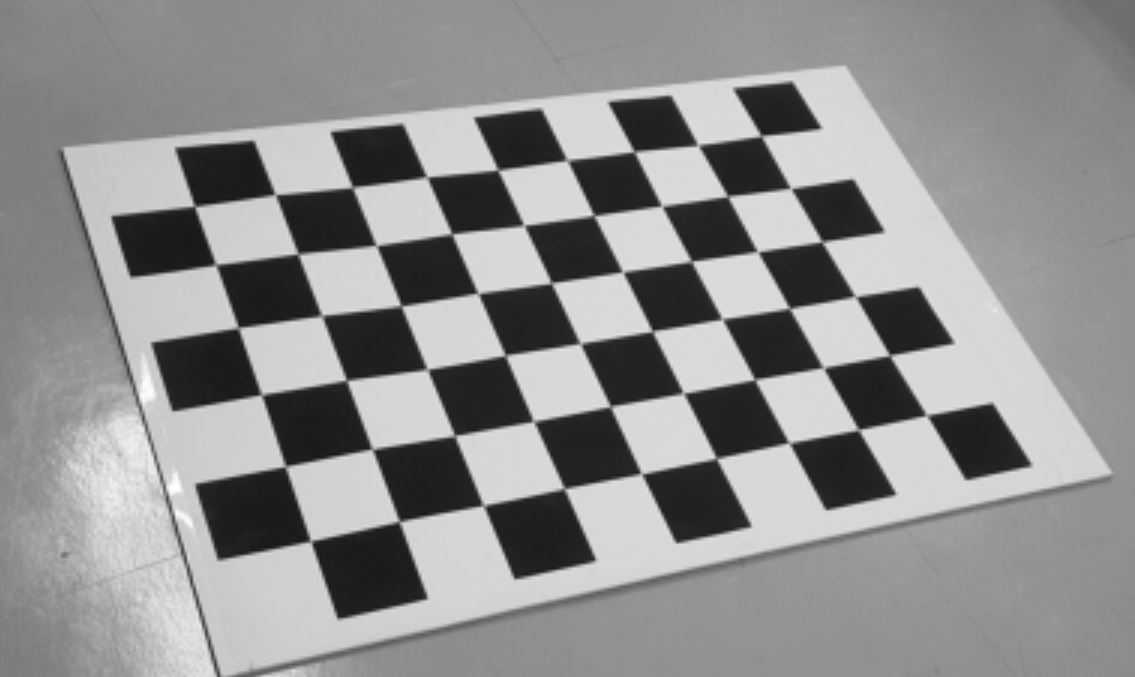
#> input picture Labs6/data/original.png, 1135 x 677 px
$ jupyter execute 313605013_Lab6_InClass.ipynb
#> lines starting #> are read from the running program, lines starting #| are printed output that depends on the picture; after the words box and inside, x2 and y2 are one past the last pixel; in counts of white or black regions, pixels touching at a corner belong together
[cell 1]
import numpy as np
import cv2
import matplotlib.pyplot as plt

[cell 2]
# Step 1: Load a grayscale image and normalize
# ➤ Slide 5: Understanding image representation
image = cv2.imread('data/original.png', cv2.IMREAD_GRAYSCALE)
#> image is the input picture: shape (677, 1135); min 18, max 255, mean 142.8
image = image.astype(np.float32) / 255.0 # Normalize to range [0, 1]
plt.imshow(image)

[cell 3]
# Step 2: General Convolution Function
# ➤ Slide 8: C(j, k) = sum_l sum_m I(j + l, k + m) * K(l, m)
def convolve2d(image, kernel, padding=0, stride=1):
    # TODO 1: Flip kernel for convolution
#> called with kernel = array of shape (3, 3), padding = 1, stride = 1
    kernel = np.flipud(np.fliplr(kernel))

    # TODO 2: Apply zero-padding if padding > 0
    if padding > 0:
        image_padded = np.pad(image, ((padding, padding), (padding, padding)), mode='constant')
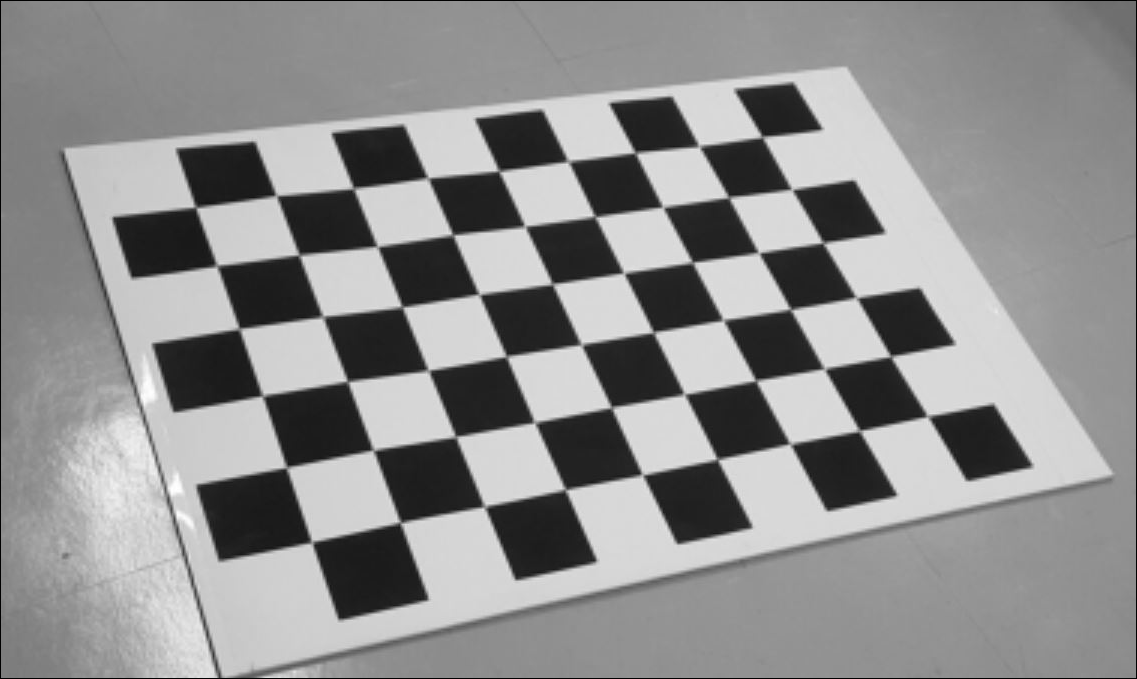
#> image_padded: shape (679, 1137) float32; min 0, max 1, mean 0.557
    else:
        image_padded = image

    # TODO 3: Calculate output height and width
    kernel_height, kernel_width = kernel.shape
    image_height, image_width = image_padded.shape
#> image_height = 679; image_width = 1137

    # TODO 4: Slide the kernel across the image with stride
    out_height = (image_height - kernel_height) // stride + 1
#> out_height = 677
    out_width = (image_width - kernel_width) // stride + 1
#> out_width = 1135

    # TODO 5: At each position, compute the sum of element-wise multiplication
    output = np.zeros((out_height, out_width))
    for y in range(0, out_height):
        for x in range(0, out_width):
            region = image_padded[y*stride:y*stride+kernel_height, x*stride:x*stride+kernel_width]
            output[y, x] = np.sum(region * kernel)
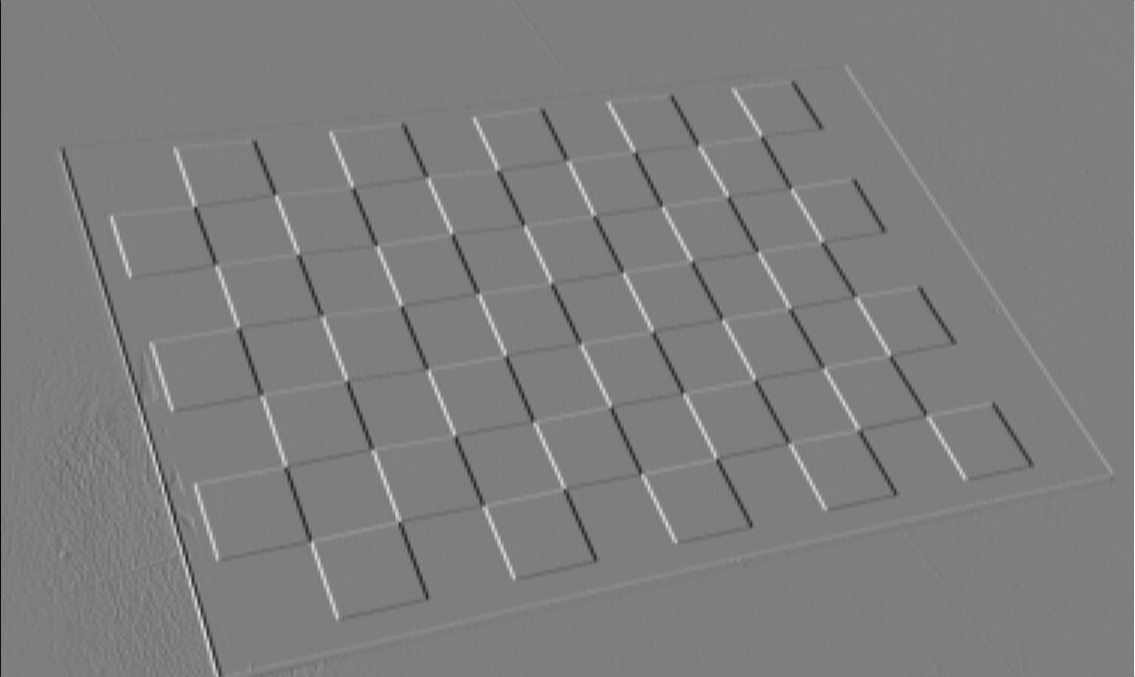
#> output: shape (677, 1135) float64; min -1.71, max 1.73, mean -8.3e-05; drawn with min black and max white

    return output

[cell 4]
# Step 3: Define edge detection filters
# ➤ Slide 6: Vertical & Horizontal edge filters
vertical_filter = np.array([
[-1, 0, 1],
[-1, 0, 1],
[-1, 0, 1]
], dtype=np.float32)

horizontal_filter = np.array([
[-1, -1, -1],
[0, 0, 0],
[1, 1, 1]
], dtype=np.float32)

[cell 5]
# Step 4: Convolve image with filters (padding=1, stride=1)
# ➤ Slide 7: Padding helps preserve image size
vertical_edges = convolve2d(image, vertical_filter, padding=1)
horizontal_edges = convolve2d(image, horizontal_filter, padding=1)
#> call 2 of convolve2d, with kernel = array of shape (3, 3), padding = 1, stride = 1
#> after the loop in convolve2d (call 2), `for y in range(0, out_height):`:
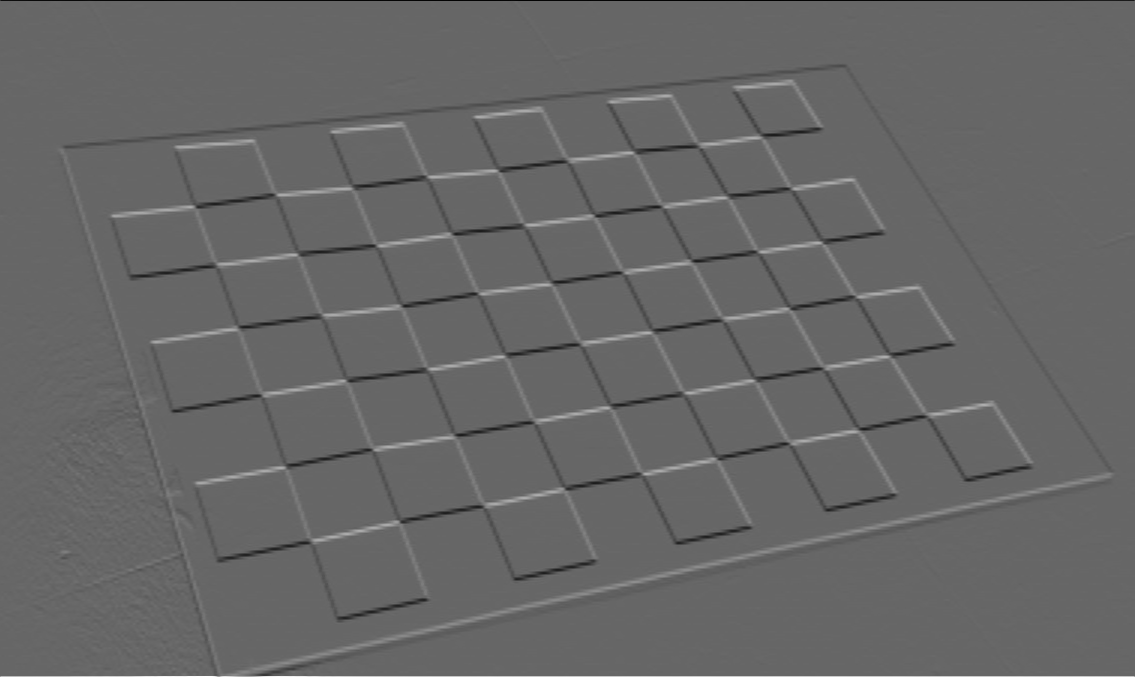
#> output: shape (677, 1135) float64; min -1.76, max 2.61, mean -0.000177; drawn with min black and max white

# Try strided convolutions (padding=1, stride=2)
# ➤ Slide 8: Stride reduces spatial resolution
vertical_stride = convolve2d(image, vertical_filter, padding=1, stride=2)
horizontal_stride = convolve2d(image, horizontal_filter, padding=1, stride=2)

[cell 6]
# Step 5: Visualization and Binarization function for black-and-white display
def binarize(img, threshold=0.5):
#> called with threshold = 0.5
    img = img - np.min(img)
    if np.max(img) != 0:
        img = img / np.max(img)
    return (img > threshold).astype(np.float32)
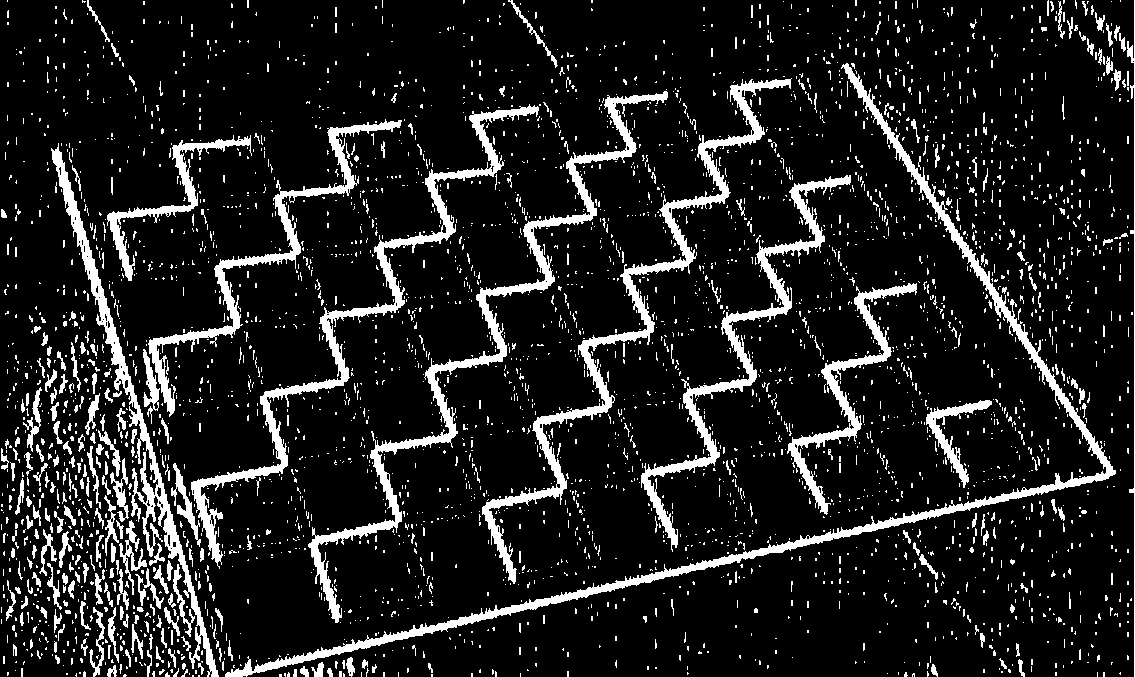
#> returned value: shape (677, 1135) float32; values 0 (black) and 1 (white), 12.3% white; 3676 white regions (3336 under 20 px), largest, box (x1, y1, x2, y2) and area: (225, 63, 1116, 677) 10911, (308, 91, 668, 623) 7987, (482, 78, 792, 584) 7715

# Binarize results
vertical_edges_bin = binarize(vertical_edges)
horizontal_edges_bin = binarize(horizontal_edges)
#> call 2 of binarize, with threshold = 0.5
#> in binarize (call 2), `return (img > threshold).astype(np.float32)`:
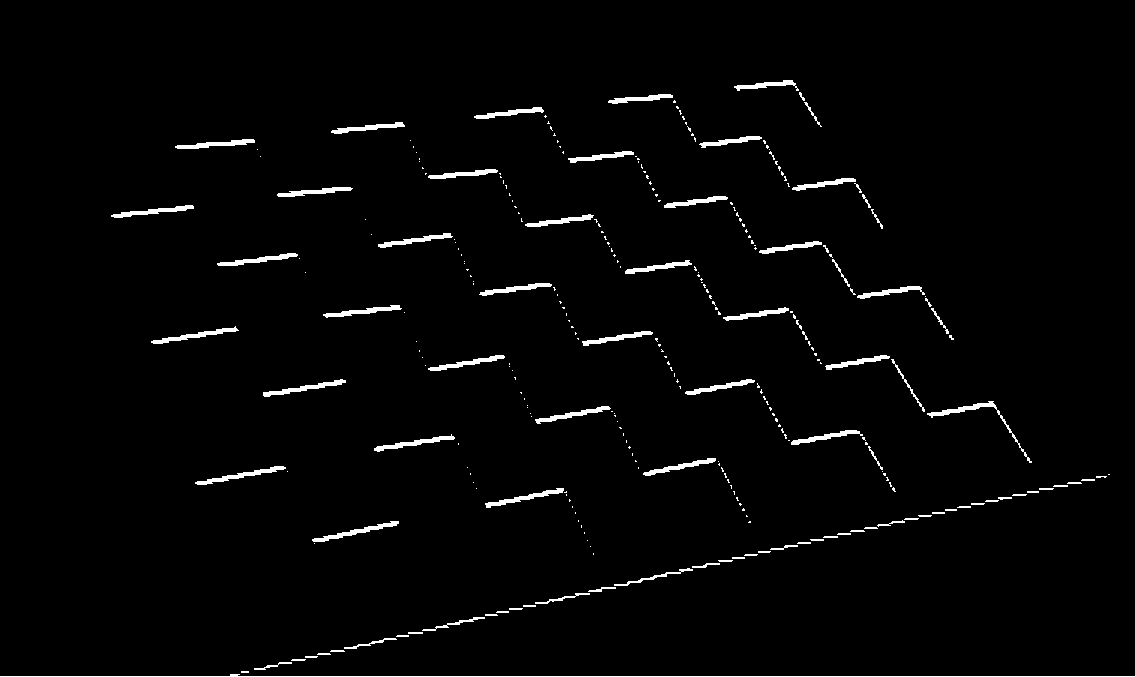
#> returned value: shape (677, 1135) float32; values 0 (black) and 1 (white), 2.1% white; 295 white regions (203 under 20 px), largest, box (x1, y1, x2, y2) and area: (0, 674, 1135, 677) 1153, (927, 401, 1032, 463) 451, (195, 466, 286, 485) 401
vertical_stride_bin = binarize(vertical_stride)
#> call 3 of binarize, with threshold = 0.5
#> in binarize (call 3), `return (img > threshold).astype(np.float32)`:
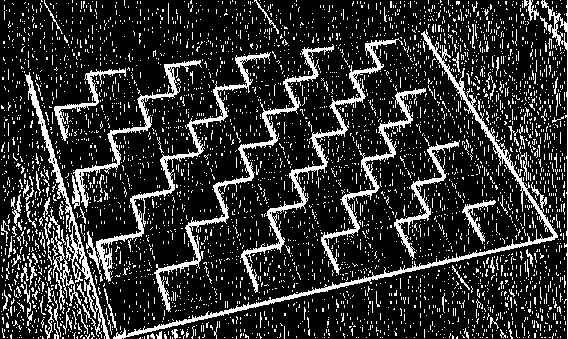
#> returned value: shape (339, 568) float32; values 0 (black) and 1 (white), 18.5% white in thin lines or dots
horizontal_stride_bin = binarize(horizontal_stride)
#> call 4 of binarize, with threshold = 0.5
#> in binarize (call 4), `return (img > threshold).astype(np.float32)`:
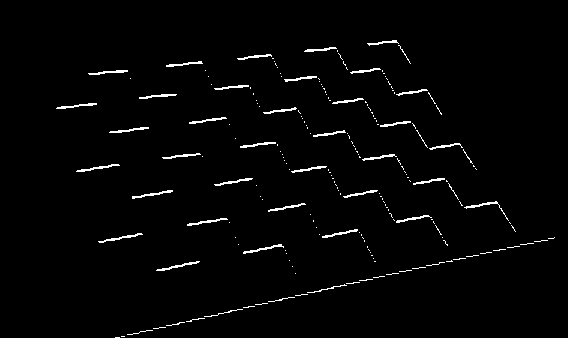
#> returned value: shape (339, 568) float32; values 0 (black) and 1 (white), 2.2% white in thin lines or dots, all inside (x1, y1, x2, y2) = (0, 40, 568, 339)

[cell 7]
# Visualization
# TODO: Use matplotlib to show:
plt.figure(figsize=(12, 8))
# - Original image
plt.subplot(2, 3, 1)
plt.title("Original")
plt.imshow(image, cmap='gray')
plt.axis('off')

# - Vertical edges (pad=1)
plt.subplot(2, 3, 2)
plt.title("Vertical Edge (pad=1)")
plt.imshow(vertical_edges_bin, cmap='gray')
plt.axis('off')

# - Horizontal edges (pad=1)
plt.subplot(2, 3, 3)
plt.title("Horizontal Edge (pad=1)")
plt.imshow(horizontal_edges_bin, cmap='gray')
plt.axis('off')

# - Vertical edges (stride=2)
plt.subplot(2, 3, 5)
plt.title("Vertical Edge (stride=2)")
plt.imshow(vertical_stride_bin, cmap='gray')
plt.axis('off')

# - Horizontal edges (stride=2)
plt.subplot(2, 3, 6)
plt.title("Horizontal Edge (stride=2)")
plt.imshow(horizontal_stride_bin, cmap='gray')
plt.axis('off')

plt.tight_layout()
plt.show()
